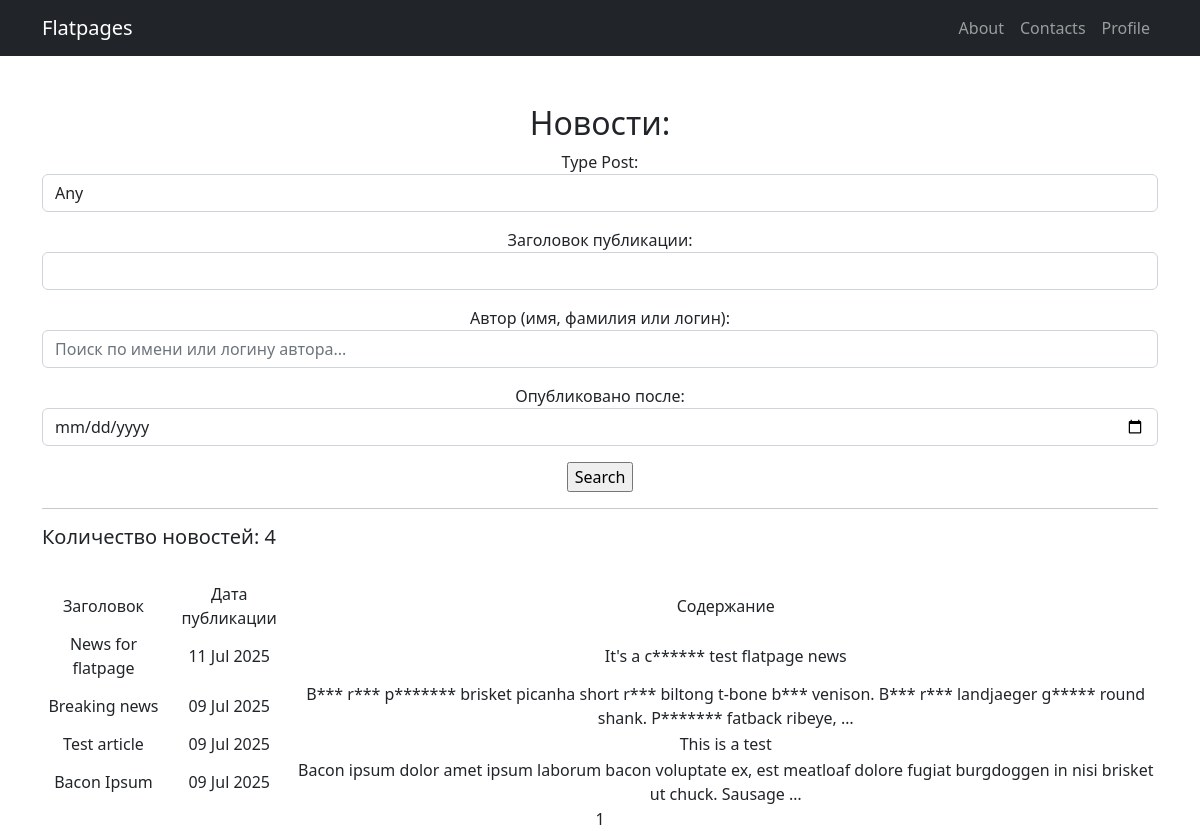
Page /news/search/ on the earlier database version.
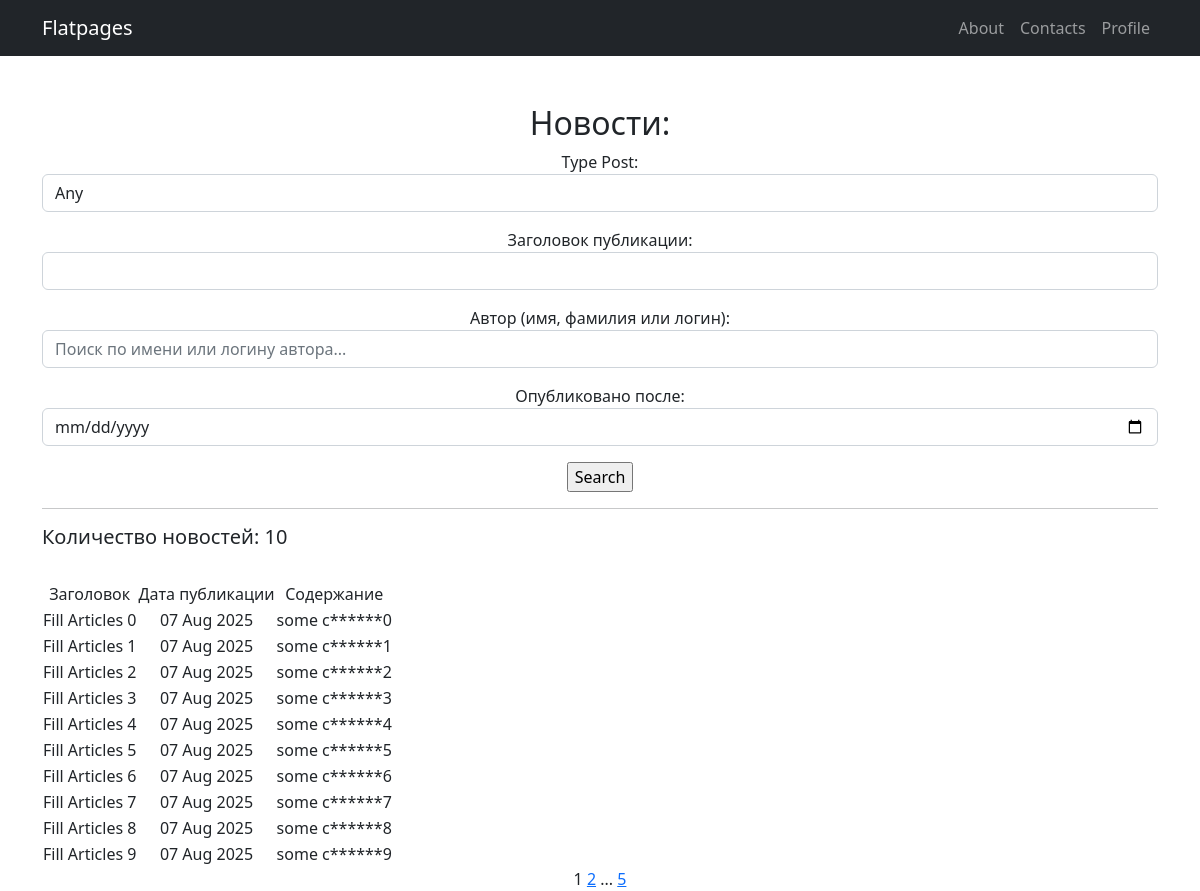
Same page on the later database version.
### articles/models.py (models this page shows, shortened)
class Post(models.Model):
    author = models.ForeignKey(Author, on_delete=models.DO_NOTHING, null=True, blank=True)
    type_post = models.CharField(max_length=50, choices=post_types)
    creation = models.DateTimeField(auto_now_add=True)
    category = models.ManyToManyField(Category, through='PostCategory')
    title = models.TextField()
    content = models.TextField()
    rating = models.IntegerField(default=0)

### articles/views.py (the view)
# urls.py: path('news/search/', NewsSearch.as_view(), name='news_search'),
class NewsSearch(ListView):
    queryset = Post.objects.all().order_by('-creation')
    template_name = 'news_search.html'
    context_object_name = 'news'
    paginate_by = 10
    def get_queryset(self):
        queryset = super().get_queryset()
        self.filterset = NewsFilter(self.request.GET, queryset)
        return self.filterset.qs
    def get_context_data(self, **kwargs):
        context = super().get_context_data(**kwargs)
        context['filterset'] = self.filterset
        return context

### articles/templatetags/custom_filters.py (called while the page is built)
@register.filter()
def censorship(text):
    if not isinstance(text, str):
        raise InCorrectInputCensorship
    for word in CENSURED_WORDS:
        if word in text.lower():
            text = text.replace(word, word[0]+(len(word)-1)*'*')
            text = text.replace(word.capitalize(), word[0].upper()+(len(word)-1)*'*')
    return text

### articles/templatetags/custom_tags.py (called while the page is built)
@register.simple_tag(takes_context=True)
def url_replace(context, **kwargs):
    d = context['request'].GET.copy()
    for k,v in kwargs.items():
        d[k] = v
    return d.urlencode()

### templates/news_search.html (shortened to what this page needs)
{% extends 'flatpages/sample.html' %}
{% load custom_filters %}
{% load custom_tags %}
{%block body%}
    <h2>Новости:</h2>
    <form action="" method="get">
        {{ filterset.form.as_p }}
        <input type="submit" value="Search" />
    </form>
    <hr>
    {% if news %}
    <h5 align="left">Количество новостей: {{ news | length }}</h5>
    <br>
        <table>
            <tr>
                <td>Заголовок</td>
                <td>Дата публикации</td>
                <td>Содержание</td>
            </tr>
            {% for new in news %}
            <tr>
                <td>{{ new.title }}</td>
                <td>{{ new.creation | date:'d M Y' }}</td>
                <td>{{ new.content | truncatewords:20 | censorship }}</td>
            </tr>
            {% endfor %}
        </table>
    {% else %}
        <h2>Новостей нет...</h2>
    {% endif %}
    {{ page_obj.number }}
    {% if page_obj.has_next %}
        <a href="?{% url_replace page=page_obj.next_page_number %}">{{ page_obj.next_page_number }}</a>
        {% if page_obj.paginator.num_pages != page_obj.next_page_number %}
            ...
            <a href="?{% url_replace page=page_obj.paginator.num_pages %}">{{ page_obj.paginator.num_pages }}</a>
        {% endif %}
    {% endif %}
{%endblock body%}

Differences in the rows shown:
no longer on this page (row unchanged): Post: title "News for flatpage", creation "11 Jul 2025", content|censorship "It's a c****** test flatpage news"
no longer on this page (row edited): Post: title "Breaking news", creation "09 Jul 2025", content|censorship "B*** r*** p******* brisket picanha short r*** biltong t-bone b*** venison. B*** r*** landjaeger g***** round shank. P******* fatback ribeye, …"
no longer on this page (row unchanged): Post: title "Test article", creation "09 Jul 2025", content|censorship "This is a test"
no longer on this page (row unchanged): Post: title "Bacon Ipsum", creation "09 Jul 2025", content|censorship "Bacon ipsum dolor amet ipsum laborum bacon voluptate ex, est meatloaf dolore fugiat burgdoggen in nisi brisket ut chuck. Sausage …"
added Post: title "Fill Articles 0", creation "07 Aug 2025", content|censorship "some c******0"
added Post: title "Fill Articles 1", creation "07 Aug 2025", content|censorship "some c******1"
added Post: title "Fill Articles 2", creation "07 Aug 2025", content|censorship "some c******2"
added Post: title "Fill Articles 3", creation "07 Aug 2025", content|censorship "some c******3"
added Post: title "Fill Articles 4", creation "07 Aug 2025", content|censorship "some c******4"
added Post: title "Fill Articles 5", creation "07 Aug 2025", content|censorship "some c******5"
added Post: title "Fill Articles 6", creation "07 Aug 2025", content|censorship "some c******6"
added Post: title "Fill Articles 7", creation "07 Aug 2025", content|censorship "some c******7"
added Post: title "Fill Articles 8", creation "07 Aug 2025", content|censorship "some c******8"
added Post: title "Fill Articles 9", creation "07 Aug 2025", content|censorship "some c******9"
Other differences:
{{ news | length }}: "4" → "10"
{{ page_obj.next_page_number }}: (not shown) → "2"
{{ page_obj.paginator.num_pages }}: (not shown) → "5"
